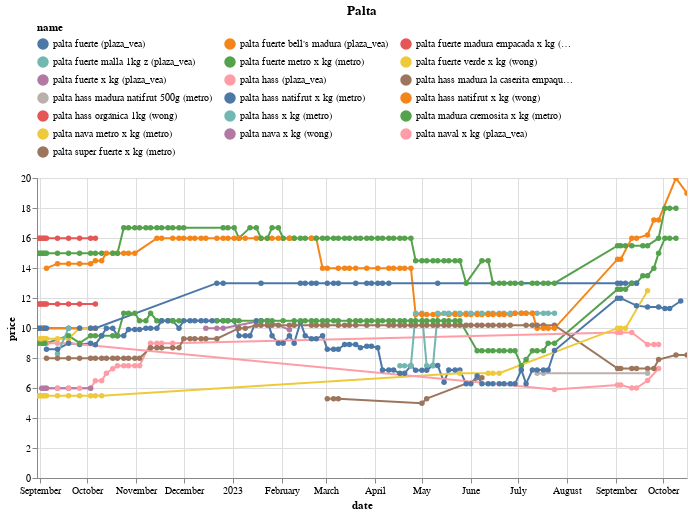

Notebook source saved alongside this figure:
### Code cell
(df
 .loc[df.name.isin(names)]
 .pipe(alt.Chart)
 .mark_line(point=True)
 .encode(x='date', y='price', color='name', tooltip=['name','price'])
 .properties(width=650, title='Palta')
 .interactive()
 .configure_legend(orient='top', columns=3)
)

### Figure 1 — Vega-Lite specification as saved in the notebook (floating-point values rounded to 4 significant figures; data arrays with more than 128 entries replaced by an {"elided": "..."} marker saying what was removed)
{"config": {"view": {"continuousWidth": 300, "continuousHeight": 300}, "legend": {"columns": 3, "orient": "top"}}, "data": {"name": "data-3a5791b7b6c06a350783732179414d37"}, "mark": {"type": "line", "point": true}, "encoding": {"color": {"field": "name", "type": "nominal"}, "tooltip": [{"field": "name", "type": "nominal"}, {"field": "price", "type": "quantitative"}], "x": {"field": "date", "type": "temporal"}, "y": {"field": "price", "type": "quantitative"}}, "params": [{"name": "param_14", "select": {"type": "interval", "encodings": ["x", "y"]}, "bind": "scales"}], "title": "Palta", "width": 650, "$schema": "https://vega.github.io/schema/vega-lite/v5.15.1.json", "datasets": {"data-3a5791b7b6c06a350783732179414d37": {"elided": "624 records"}}}
